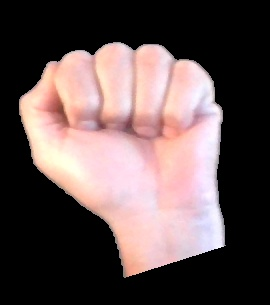
#> input picture src/classes/close.jpg, 270 x 305 px
$ python -i background_subtraction.py   (imports and definitions only)
#> lines starting #> are read from the running program, lines starting #| are printed output that depends on the picture; after the words box and inside, x2 and y2 are one past the last pixel; in counts of white or black regions, pixels touching at a corner belong together
#> further down, picture is the input picture: shape (305, 270, 3); mean B, G, R 82, 82.3, 99
import cv2
import numpy as np

class BackgroundSubtraction():
    GAUSS_MIXTURE = 'Gaussian Mixture'
    KNN = 'K-nearest neighbours'
    SKIN_COLOR_YCbCr = 'Skin Color YCbCr'
    SKIN_COLOR_HSV = 'Skin Color HSV'

    BACKGROUND_SUB_TYPE = GAUSS_MIXTURE
    BACKGROUND_SUB_THRESHOLD = 200  # background subtraction threshold
    DETECT_SHADOWS = False
    HISTORY = 2
    LEARNING_RATE = 0  # 1.0 / history

    blur_size = (15, 15)
    blur_gaussian_size = (3, 3)

    def __init__(self):
        self._bg_model = None
        self._sub_type = None
        self._bg_sub_threshold = None
        self._detect_shadows = None
        self._history = None
        self._learning_rate = None  # 1.0 / history
        self._is_bg_captured = False

    def resetBackgroundModel(self):
        self._bg_model = None
        self._is_bg_captured = False

    # [43 lines left out: functions create_background_model_gmm, create_background_model_knn, createBackgroundModel, removeBackground, not called in this run]

    def skinFilterForYCrCbSpace(self, img):
        # Converting from gbr to YCbCr color space to filter skin color
        # Skin color ranges for YCbCr
        lower_range = np.array([0, 135, 85], dtype=np.uint8)
        upper_range = np.array([255, 180, 135], dtype=np.uint8)
        # Skin color segmentation for YCbCr space
        imgYCrCb = self.skinFilterForSpaceColor(img, lower_range, upper_range, cv2.COLOR_BGR2YCrCb)
        imgBGR = cv2.cvtColor(imgYCrCb, cv2.COLOR_YCrCb2BGR)

        return imgBGR

    # [10 lines left out: function skinFilterForHSVSpace, not called in this run]

    def skinFilterForSpaceColor(self, img, lower_range, upper_range, spaceColor):
        # Converting from gbr to HSV/YCbCr color space
#> called with lower_range = array of shape (3,), upper_range = array of shape (3,), spaceColor = 36
        conv_img = cv2.cvtColor(img, spaceColor)
#> conv_img: shape (305, 270, 3); mean of channels 0, 1, 2 87.3, 136.4, 125
        # Ckin color range for HSV/YCbCr color space
        mask = cv2.inRange(conv_img, lower_range, upper_range)
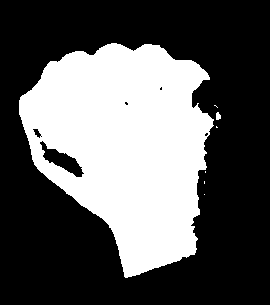
#> mask: shape (305, 270); 36.3% white; 7 white regions (5 under 20 px), largest, box (x1, y1, x2, y2) and area: (19, 43, 214, 278) 29814, (216, 112, 221, 120) 32
        # Noise remove
        mask = cv2.morphologyEx(mask, cv2.MORPH_OPEN, np.ones((3, 3), np.uint8))
#> mask: shape (305, 270); 36.2% white; 2 white regions, box (x1, y1, x2, y2) and area: (19, 43, 213, 278) 29776, (216, 113, 221, 120) 30
        result = cv2.bitwise_and(conv_img, conv_img, mask=mask)
#> result: shape (305, 270, 3); mean of channels 0, 1, 2 75.7, 54.5, 43.1
        #result = cv2.bitwise_not(_mask)
        return result

>>> import cv2
>>> picture = cv2.imread('../classes/close.jpg')
>>> result = BackgroundSubtraction().skinFilterForYCrCbSpace(picture)
#> in skinFilterForYCrCbSpace, `imgBGR = cv2.cvtColor(imgYCrCb, cv2.COLOR_YCrCb2BGR)`:
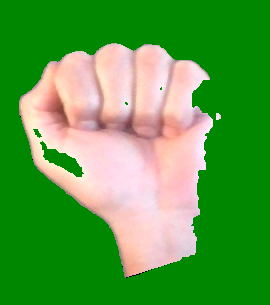
#> imgBGR: shape (305, 270, 3); mean B, G, R 70, 157.1, 87.2

$ run again, on src/classes/left.jpg
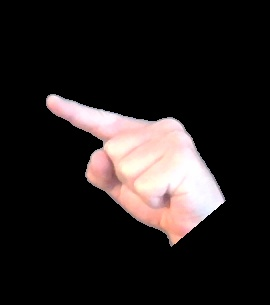
#> input picture src/classes/left.jpg, 270 x 305 px
#> picture is the input picture: shape (305, 270, 3); mean B, G, R 31.2, 31.8, 37.2
#> conv_img: shape (305, 270, 3); mean of channels 0, 1, 2 33.3, 130.8, 126.8
#> in skinFilterForSpaceColor, `mask = cv2.inRange(conv_img, lower_range, upper_range)`:
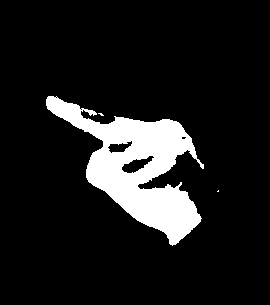
#> mask: shape (305, 270); 11.3% white; 3 white regions (2 under 20 px), largest, box (x1, y1, x2, y2) and area: (46, 96, 204, 246) 9301
#> result: shape (305, 270, 3); mean of channels 0, 1, 2 23.3, 17, 13.2
#> in skinFilterForYCrCbSpace, `imgBGR = cv2.cvtColor(imgYCrCb, cv2.COLOR_YCrCb2BGR)`:
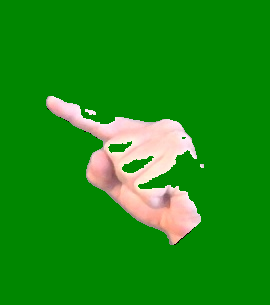
#> imgBGR: shape (305, 270, 3); mean B, G, R 21.1, 141.6, 27

$ run again, on src/classes/ok.jpg
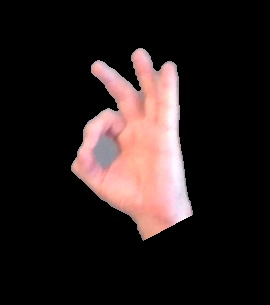
#> input picture src/classes/ok.jpg, 270 x 305 px
#> picture is the input picture: shape (305, 270, 3); mean B, G, R 30, 30.6, 40.9
#> conv_img: shape (305, 270, 3); mean of channels 0, 1, 2 33.6, 133.2, 126
#> in skinFilterForSpaceColor, `mask = cv2.inRange(conv_img, lower_range, upper_range)`:
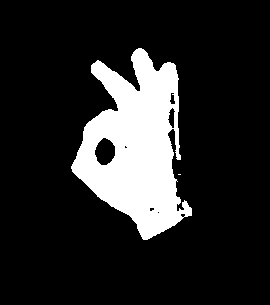
#> mask: shape (305, 270); 15.6% white; 2 white regions (1 under 20 px), largest, box (x1, y1, x2, y2) and area: (71, 48, 192, 240) 12880
#> result: shape (305, 270, 3); mean of channels 0, 1, 2 30.2, 25.1, 17.9
#> in skinFilterForYCrCbSpace, `imgBGR = cv2.cvtColor(imgYCrCb, cv2.COLOR_YCrCb2BGR)`:
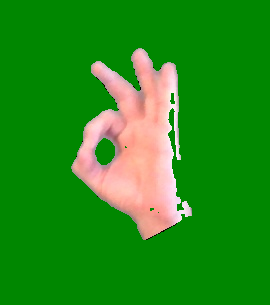
#> imgBGR: shape (305, 270, 3); mean B, G, R 26.5, 141.2, 37.3

$ run again, on src/classes/paper.jpg
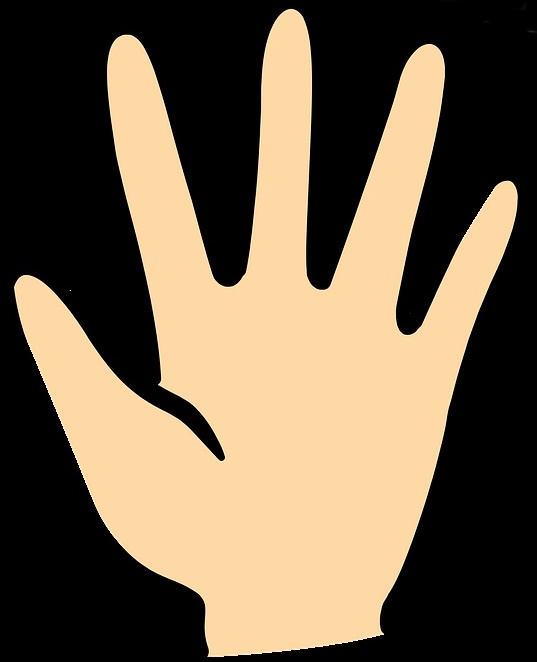
#> input picture src/classes/paper.jpg, 537 x 662 px
#> picture is the input picture: shape (662, 537, 3); mean B, G, R 74.2, 97.1, 113.4
#> conv_img: shape (662, 537, 3); mean of channels 0, 1, 2 99.3, 138.1, 113.9
#> in skinFilterForSpaceColor, `mask = cv2.inRange(conv_img, lower_range, upper_range)`:
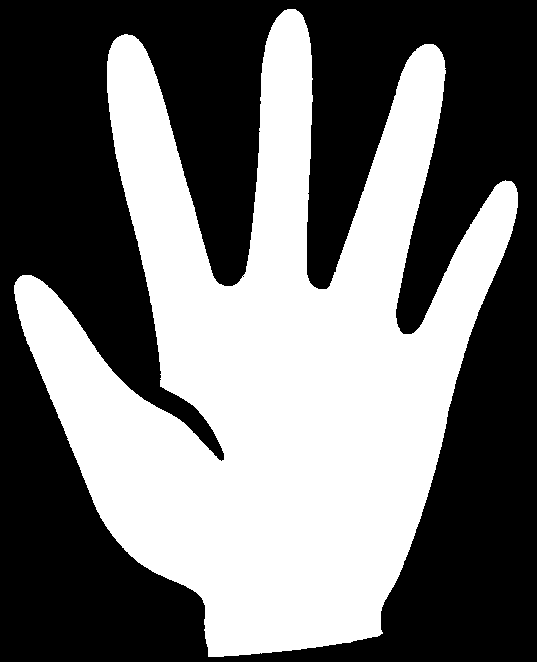
#> mask: shape (662, 537); 45% white; 1 white region, box (x1, y1, x2, y2) and area: (14, 9, 518, 657) 159864
#> result: shape (662, 537, 3); mean of channels 0, 1, 2 99.2, 67.6, 43.4
#> in skinFilterForYCrCbSpace, `imgBGR = cv2.cvtColor(imgYCrCb, cv2.COLOR_YCrCb2BGR)`:
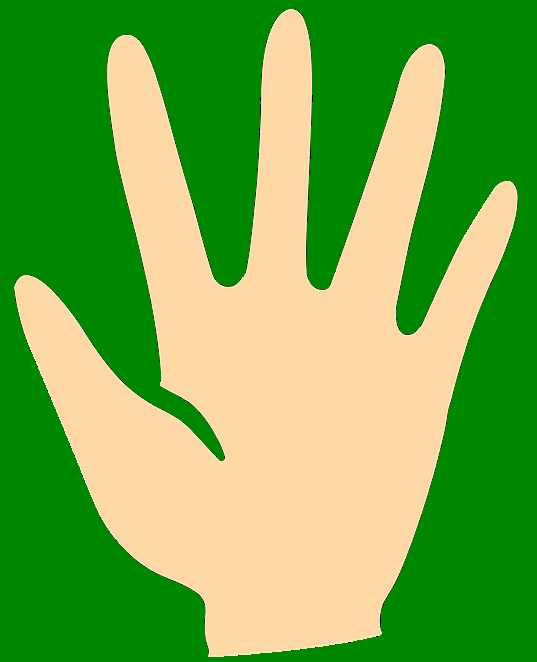
#> imgBGR: shape (662, 537, 3); mean B, G, R 74, 171.3, 113.1
